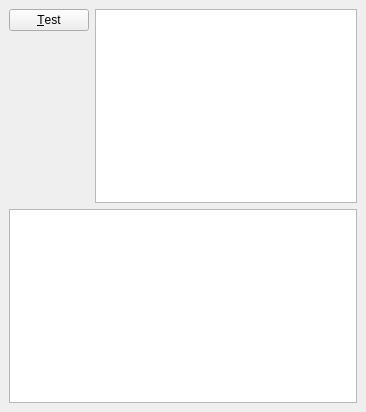
<?xml version="1.0" encoding="UTF-8"?>
<ui version="4.0">
 <class>MainWindow</class>
 <widget class="QMainWindow" name="MainWindow">
  <property name="geometry">
   <rect>
    <x>0</x>
    <y>0</y>
    <width>366</width>
    <height>412</height>
   </rect>
  </property>
  <property name="windowTitle">
   <string>MainWindow</string>
  </property>
  <widget class="QWidget" name="centralwidget">
   <layout class="QVBoxLayout" name="verticalLayout_3">
    <item>
     <layout class="QVBoxLayout" name="verticalLayout_2">
      <item>
       <layout class="QHBoxLayout" name="horizontalLayout">
        <item>
         <layout class="QVBoxLayout" name="verticalLayout">
          <item>
           <widget class="QPushButton" name="pushButton">
            <property name="text">
             <string>&amp;Test</string>
            </property>
           </widget>
          </item>
          <item>
           <spacer name="verticalSpacer">
            <property name="orientation">
             <enum>Qt::Vertical</enum>
            </property>
            <property name="sizeHint" stdset="0">
             <size>
              <width>20</width>
              <height>40</height>
             </size>
            </property>
           </spacer>
          </item>
         </layout>
        </item>
        <item>
         <widget class="QGraphicsView" name="graphicsView"/>
        </item>
       </layout>
      </item>
      <item>
       <widget class="QPlainTextEdit" name="plainTextEdit"/>
      </item>
     </layout>
    </item>
   </layout>
  </widget>
 </widget>
 <resources/>
 <connections/>
</ui>
